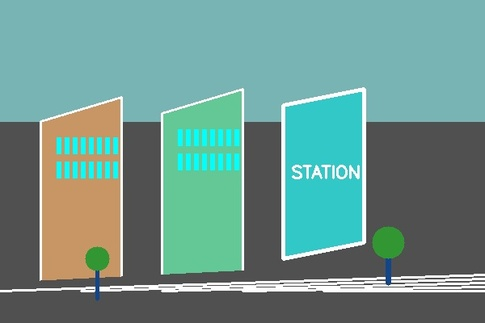
#> input picture sample_images/eye_level_view.jpg, 485 x 323 px, shrunk from 600 x 400 before the run
$ python demo.py
#> lines starting #> are read from the running program, lines starting #| are printed output that depends on the picture
### homography_matcher.py
#!/usr/bin/env python3
# -*- coding: utf-8 -*-
"""
OpenCV Homography Matcher
เปรียบเทียบภาพ Eye-Level กับ Top-Down โดยใช้ Feature Matching + Homography

Author: Your Name
Date: 2025-07-25
"""

import cv2
import numpy as np
import matplotlib.pyplot as plt
import argparse
import os
from typing import Tuple, Optional


class HomographyMatcher:
    """
    คลาสสำหรับเปรียบเทียบภาพด้วย Feature Matching และ Homography Transformation
    """

    def __init__(self, feature_detector='SIFT', min_match_count=10):
        """
        Initialize the HomographyMatcher

        Args:
            feature_detector (str): ประเภทของ feature detector ('SIFT', 'ORB', 'AKAZE')
            min_match_count (int): จำนวนการจับคู่ขั้นต่ำที่ต้องการ
        """
        self.min_match_count = min_match_count
        self.feature_detector = feature_detector

        # สร้าง feature detector และ matcher
        if feature_detector == 'SIFT':
            self.detector = cv2.SIFT_create()
            # FLANN matcher สำหรับ SIFT
            FLANN_INDEX_KDTREE = 1
            index_params = dict(algorithm=FLANN_INDEX_KDTREE, trees=5)
            search_params = dict(checks=50)
            self.matcher = cv2.FlannBasedMatcher(index_params, search_params)
        elif feature_detector == 'ORB':
            self.detector = cv2.ORB_create()
            # BFMatcher สำหรับ ORB
            self.matcher = cv2.BFMatcher(cv2.NORM_HAMMING, crossCheck=True)
        elif feature_detector == 'AKAZE':
            self.detector = cv2.AKAZE_create()
            self.matcher = cv2.BFMatcher(cv2.NORM_HAMMING, crossCheck=True)
        else:
            raise ValueError(f"Unsupported feature detector: {feature_detector}")

    def load_and_preprocess_image(self, image_path: str) -> np.ndarray:
        """
        โหลดและปรับแต่งภาพ

        Args:
            image_path (str): path ของภาพ

        Returns:
            np.ndarray: ภาพที่ปรับแต่งแล้ว
        """
        if not os.path.exists(image_path):
            raise FileNotFoundError(f"ไม่พบไฟล์ภาพ: {image_path}")

        img = cv2.imread(image_path)
        if img is None:
            raise ValueError(f"ไม่สามารถโหลดภาพได้: {image_path}")

        # แปลงเป็น grayscale
        gray = cv2.cvtColor(img, cv2.COLOR_BGR2GRAY)

        # ปรับ contrast และ brightness
        gray = cv2.convertScaleAbs(gray, alpha=1.2, beta=10)

        return img, gray

    def detect_and_compute_features(self, gray_img: np.ndarray) -> Tuple[list, np.ndarray]:
        """
        หา keypoints และ descriptors ในภาพ

        Args:
            gray_img (np.ndarray): ภาพ grayscale

        Returns:
            Tuple[list, np.ndarray]: keypoints และ descriptors
        """
        keypoints, descriptors = self.detector.detectAndCompute(gray_img, None)
        return keypoints, descriptors

    def match_features(self, desc1: np.ndarray, desc2: np.ndarray) -> list:
        """
        จับคู่ features ระหว่างสองภาพ

        Args:
            desc1 (np.ndarray): descriptors ของภาพแรก
            desc2 (np.ndarray): descriptors ของภาพที่สอง

        Returns:
            list: รายการของ good matches
        """
        if desc1 is None or desc2 is None:
            return []

        if self.feature_detector == 'SIFT':
            # ใช้ FLANN matcher สำหรับ SIFT
            matches = self.matcher.knnMatch(desc1, desc2, k=2)

            # Apply Lowe's ratio test
            good_matches = []
            for match_pair in matches:
                if len(match_pair) == 2:
                    m, n = match_pair
                    if m.distance < 0.7 * n.distance:
                        good_matches.append(m)
        else:
            # ใช้ BFMatcher สำหรับ ORB และ AKAZE
            matches = self.matcher.match(desc1, desc2)
            # เรียงลำดับตาม distance
            matches = sorted(matches, key=lambda x: x.distance)
            # เลือกเฉพาะ matches ที่ดี (25% แรก)
            good_matches = matches[:len(matches)//4]

        return good_matches

    def find_homography(self, kp1: list, kp2: list, matches: list) -> Optional[np.ndarray]:
        """
        หา Homography matrix จาก matched keypoints

        Args:
            kp1 (list): keypoints ของภาพแรก
            kp2 (list): keypoints ของภาพที่สอง
            matches (list): รายการของ good matches

        Returns:
            Optional[np.ndarray]: Homography matrix หรือ None
        """
        if len(matches) < self.min_match_count:
            print(f"จำนวน matches ไม่เพียงพอ: {len(matches)}/{self.min_match_count}")
            return None

        # แยก coordinates ของ matched points
        src_pts = np.float32([kp1[m.queryIdx].pt for m in matches]).reshape(-1, 1, 2)
        dst_pts = np.float32([kp2[m.trainIdx].pt for m in matches]).reshape(-1, 1, 2)

        # หา Homography matrix ด้วย RANSAC
        H, mask = cv2.findHomography(src_pts, dst_pts, cv2.RANSAC, 5.0)

        return H, mask

    def transform_image(self, img: np.ndarray, H: np.ndarray, target_shape: Tuple[int, int]) -> np.ndarray:
        """
        Transform ภาพด้วย Homography matrix

        Args:
            img (np.ndarray): ภาพต้นฉบับ
            H (np.ndarray): Homography matrix
            target_shape (Tuple[int, int]): ขนาดของภาพเป้าหมาย (width, height)

        Returns:
            np.ndarray: ภาพที่ถูก transform แล้ว
        """
        return cv2.warpPerspective(img, H, target_shape)

    def visualize_matches(self, img1: np.ndarray, kp1: list, img2: np.ndarray, kp2: list,
                         matches: list, H: Optional[np.ndarray] = None) -> np.ndarray:
        """
        แสดงผลการจับคู่ features

        Args:
            img1, img2: ภาพต้นฉบับ
            kp1, kp2: keypoints
            matches: รายการของ matches
            H: Homography matrix (optional)

        Returns:
            np.ndarray: ภาพที่แสดงผลการจับคู่
        """
        # สร้างภาพสำหรับแสดงผล matches
        draw_params = dict(matchColor=(0, 255, 0),    # สีเขียวสำหรับ matches
                          singlePointColor=None,
                          matchesMask=None,           # วาดทุก matches
                          flags=2)

        img_matches = cv2.drawMatches(img1, kp1, img2, kp2, matches, None, **draw_params)

        # ถ้ามี Homography แล้ว ให้วาดกรอบรอบวัตถุที่ตรงกัน
        if H is not None:
            h, w = img1.shape[:2]
            pts = np.float32([[0, 0], [w, 0], [w, h], [0, h]]).reshape(-1, 1, 2)
            dst = cv2.perspectiveTransform(pts, H)

            # วาดกรอบในภาพที่สอง
            img2_with_box = img2.copy()
            cv2.polylines(img2_with_box, [np.int32(dst)], True, (0, 0, 255), 3, cv2.LINE_AA)

            # รวมภาพ
            img_matches = cv2.drawMatches(img1, kp1, img2_with_box, kp2, matches, None, **draw_params)

        return img_matches

    def compare_images(self, eye_level_path: str, top_down_path: str,
                      output_dir: str = "output") -> dict:
        """
        เปรียบเทียบภาพ Eye-Level กับ Top-Down

        Args:
            eye_level_path (str): path ของภาพ eye-level
            top_down_path (str): path ของภาพ top-down
            output_dir (str): โฟลเดอร์สำหรับบันทึกผลลัพธ์

        Returns:
            dict: ผลลัพธ์การเปรียบเทียบ
        """
        # สร้างโฟลเดอร์ output
        os.makedirs(output_dir, exist_ok=True)

        print("🔍 กำลังโหลดและปรับแต่งภาพ...")

        # โหลดภาพ
        img1, gray1 = self.load_and_preprocess_image(eye_level_path)
        img2, gray2 = self.load_and_preprocess_image(top_down_path)

        print(f"📏 ขนาดภาพ Eye-Level: {img1.shape}")
        print(f"📏 ขนาดภาพ Top-Down: {img2.shape}")

        # หา features
        print(f"🔎 กำลังหา features ด้วย {self.feature_detector}...")
        kp1, desc1 = self.detect_and_compute_features(gray1)
        kp2, desc2 = self.detect_and_compute_features(gray2)

        print(f"✅ พบ keypoints ในภาพ Eye-Level: {len(kp1)}")
        print(f"✅ พบ keypoints ในภาพ Top-Down: {len(kp2)}")

        # จับคู่ features
        print("🔗 กำลังจับคู่ features...")
        matches = self.match_features(desc1, desc2)
        print(f"✅ พบ good matches: {len(matches)}")

        results = {
            'eye_level_keypoints': len(kp1),
            'top_down_keypoints': len(kp2),
            'total_matches': len(matches),
            'homography_found': False,
            'confidence_score': 0.0
        }

        if len(matches) >= self.min_match_count:
            # หา Homography
            print("📐 กำลังคำนวณ Homography matrix...")
            homography_result = self.find_homography(kp1, kp2, matches)

            if homography_result is not None:
                H, mask = homography_result
                matches_mask = mask.ravel().tolist()
                inlier_matches = [m for i, m in enumerate(matches) if matches_mask[i]]

                results['homography_found'] = True
                results['inlier_matches'] = len(inlier_matches)
                results['confidence_score'] = len(inlier_matches) / len(matches)

                print(f"✅ พบ Homography! Inlier matches: {len(inlier_matches)}/{len(matches)}")
                print(f"📊 Confidence Score: {results['confidence_score']:.2f}")

                # แสดงผลการจับคู่
                img_matches = self.visualize_matches(img1, kp1, img2, kp2, inlier_matches, H)

                # Transform ภาพ eye-level ให้เป็น top-down view
                h, w = img2.shape[:2]
                transformed_img = self.transform_image(img1, H, (w, h))

                # บันทึกผลลัพธ์
                cv2.imwrite(os.path.join(output_dir, "matches_visualization.jpg"), img_matches)
                cv2.imwrite(os.path.join(output_dir, "transformed_eye_level.jpg"), transformed_img)
                cv2.imwrite(os.path.join(output_dir, "original_top_down.jpg"), img2)

                # สร้างการเปรียบเทียบแบบเคียงข้างกัน
                comparison = np.hstack((transformed_img, img2))
                cv2.imwrite(os.path.join(output_dir, "comparison.jpg"), comparison)

                print(f"💾 บันทึกผลลัพธ์ในโฟลเดอร์: {output_dir}")

            else:
                print("❌ ไม่สามารถหา Homography ได้")
                # แสดงผล matches ที่มีอยู่
                img_matches = self.visualize_matches(img1, kp1, img2, kp2, matches[:50])  # แสดงแค่ 50 matches แรก
                cv2.imwrite(os.path.join(output_dir, "failed_matches.jpg"), img_matches)
        else:
            print(f"❌ จำนวน matches ไม่เพียงพอสำหรับการหา Homography ({len(matches)}/{self.min_match_count})")
            if len(matches) > 0:
                img_matches = self.visualize_matches(img1, kp1, img2, kp2, matches)
                cv2.imwrite(os.path.join(output_dir, "insufficient_matches.jpg"), img_matches)

        return results


# [47 lines left out: function main, not called in this run]


# [2 lines that do not run on import are left out]

### demo.py
#!/usr/bin/env python3
# -*- coding: utf-8 -*-
"""
การสาธิตการใช้งาน OpenCV Homography Matcher แบบง่าย
สำหรับผู้เริ่มต้น
"""

import cv2
import numpy as np
from homography_matcher import HomographyMatcher
import os


def simple_demo():
    """
    การสาธิตแบบง่าย ๆ
    """
    print("🎯 OpenCV Homography Matcher - การสาธิตแบบง่าย")
    print("=" * 60)
    print("โปรแกรมนี้จะเปรียบเทียบภาพ Eye-Level กับ Top-Down")
    print("เพื่อหาจุดที่ตรงกันและแปลงภาพจากมุมมองหนึ่งไปอีกมุมมองหนึ่ง")
    print("=" * 60)

    # ตรวจสอบว่ามีภาพตัวอย่างหรือไม่
    sample_paths = [
        ("sample_images/eye_level_view.jpg", "sample_images/top_down_view.jpg", "ภาพจำลองพื้นฐาน"),
        ("real_examples/campus_street_view.jpg", "real_examples/campus_map.jpg", "ภาพมหาวิทยาลัย"),
        ("real_examples/mall_interior.jpg", "real_examples/mall_map.jpg", "ภาพห้างสรรพสินค้า")
    ]

    available_samples = []
    for eye_path, top_path, description in sample_paths:
        if os.path.exists(eye_path) and os.path.exists(top_path):
            available_samples.append((eye_path, top_path, description))

    if not available_samples:
        print("❌ ไม่พบภาพตัวอย่าง กรุณารันคำสั่งต่อไปนี้ก่อน:")
        print("   python example_usage.py")
        print("   python create_realistic_examples.py")
        return

    print("📷 ภาพตัวอย่างที่พร้อมใช้งาน:")
    for i, (_, _, description) in enumerate(available_samples, 1):
        print(f"   {i}. {description}")

    print("\n🚀 เริ่มการทดสอบแบบอัตโนมัติ...")

    results_summary = []

    for i, (eye_path, top_path, description) in enumerate(available_samples, 1):
        print(f"\n📍 ทดสอบ {i}: {description}")
        print("-" * 40)

        # ทดสอบกับ detectors ต่าง ๆ
        detectors = ['SIFT', 'ORB', 'AKAZE']
        best_result = None
        best_detector = None
        best_score = 0

        for detector in detectors:
            try:
                print(f"   🔍 ทดสอบด้วย {detector}...", end="")

                matcher = HomographyMatcher(
                    feature_detector=detector,
                    min_match_count=5  # ลดค่าเพื่อให้ทำงานได้ง่ายขึ้น
                )

                output_dir = f"demo_results/test_{i}_{detector.lower()}"
                result = matcher.compare_images(eye_path, top_path, output_dir)
#> in load_and_preprocess_image, img is the input picture: shape (323, 485, 3); mean B, G, R 141.2, 149.3, 109
#> in load_and_preprocess_image, `gray = cv2.cvtColor(img, cv2.COLOR_BGR2GRAY)`:
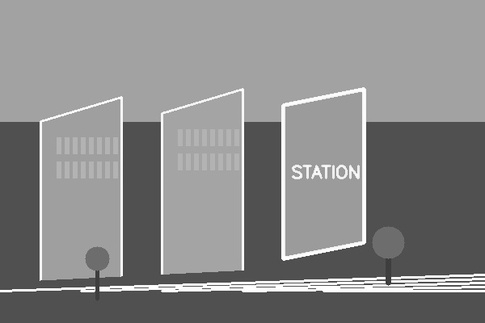
#> gray: shape (323, 485); min 38, max 255, mean 136.3
#> in load_and_preprocess_image, `gray = cv2.convertScaleAbs(gray, alpha=1.2, beta=10)`:
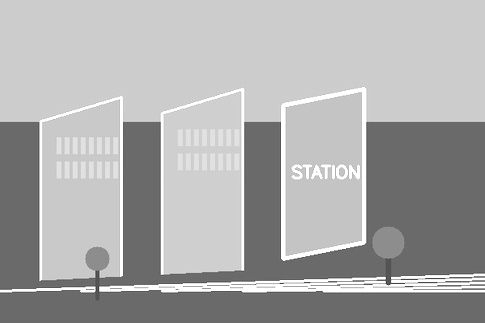
#> gray: shape (323, 485); min 56, max 255, mean 171.1
#> call 2 of load_and_preprocess_image, with image_path = 'sample_images/top_down_view.jpg'
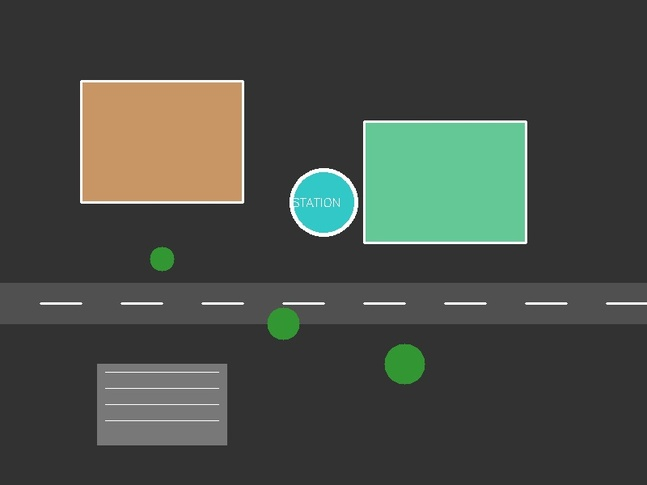
#> input picture sample_images/top_down_view.jpg, 647 x 485 px, shrunk from 800 x 600 before the run
#> in load_and_preprocess_image, img is the input picture: shape (485, 647, 3); mean B, G, R 68.2, 75, 69.8
#> in load_and_preprocess_image (call 2), `gray = cv2.convertScaleAbs(gray, alpha=1.2, beta=10)`:
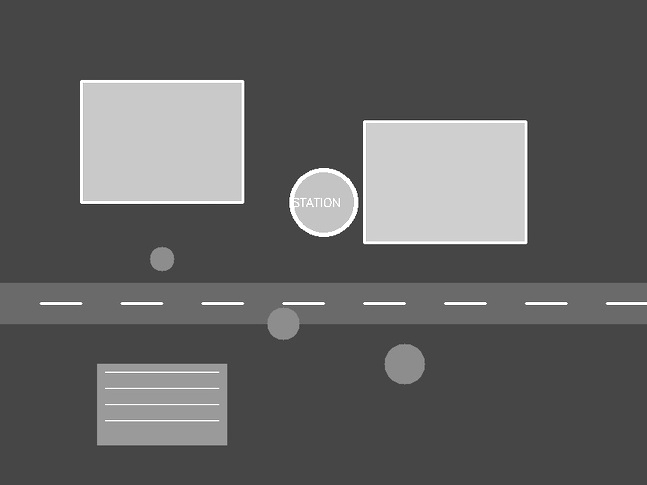
#> gray: shape (485, 647); min 34, max 255, mean 96.6
#| 📏 ขนาดภาพ Eye-Level: (323, 485, 3)
#| 📏 ขนาดภาพ Top-Down: (485, 647, 3)
#> in detect_and_compute_features, `keypoints, descriptors = self.detector.detectAndCompute(gray_img, None)`: keypoints = 148 keypoints; strongest (x, y, size): (102, 289, 4.1), (388, 282, 4.1), (83, 290, 4.1), (94, 288, 1.9)
#> in compare_images, `kp1, desc1 = self.detect_and_compute_features(gray1)`: kp1 has the same summary as keypoints in detect_and_compute_features
#> in detect_and_compute_features (call 2), `keypoints, descriptors = self.detector.detectAndCompute(gray_img, None)`: keypoints = 91 keypoints; strongest (x, y, size): (323, 303, 2.3), (203, 303, 2.3), (80, 303, 2.3), (123, 303, 2.3)
#> in compare_images, `kp2, desc2 = self.detect_and_compute_features(gray2)`: kp2 has the same summary as keypoints in detect_and_compute_features
#| ✅ พบ keypoints ในภาพ Eye-Level: 148
#| ✅ พบ keypoints ในภาพ Top-Down: 91
#> in match_features, `matches = self.matcher.knnMatch(desc1, desc2, k=2)`: matches = 148 matches
#> the loop in match_features, `for match_pair in matches:` made 148 passes
#> after the loop in match_features, `for match_pair in matches:`: good_matches = 6 matches
#| ✅ พบ good matches: 6
#> in compare_images, `results = { 'eye_level_keypoints': len(kp1), 'top_down_keypoints': len..`: results = {'eye_level_keypoints': 148, 'top_down_keypoints': 91, 'total_matches': 6, 'homography_found': False, 'confidence_score': 0}
#> in find_homography, `src_pts = np.float32([kp1[m.queryIdx].pt for m in matches]).reshape(-1..`: src_pts = [[248.3, 287.3], [311.1, 169.9], [316.6, 170.9], [329.6, 169.3], [341.6, 171.9], [465.6, 285.2]]
#> in find_homography, `dst_pts = np.float32([kp2[m.trainIdx].pt for m in matches]).reshape(-1..`: dst_pts = [[546.1, 303.3], [305.5, 201.3], [309.5, 202.7], [318.8, 200.4], [327.6, 202.4], [309.5, 202.7]]
#> in find_homography, `H, mask = cv2.findHomography(src_pts, dst_pts, cv2.RANSAC, 5.0)`: H = [[0.116, -2.06, 310.3], [0.0802, -1.35, 202.7], [0.000397, -0.00667, 1]]; mask = [0, 0, 0, 0, 0, 1]
#> in compare_images, `homography_result = self.find_homography(kp1, kp2, matches)`: homography_result = ([[0.116, -2.06, 310.3], [0.0802, -1.35, 202.7], [0.000397, -0.00667, 1]], [0, 0, 0, 0, 0, 1])
#> in compare_images, `H, mask = homography_result`: mask = [0, 0, 0, 0, 0, 1]
#> in compare_images, `inlier_matches = [m for i, m in enumerate(matches) if matches_mask[i]]`: inlier_matches = 1 matches
#| ✅ พบ Homography! Inlier matches: 1/6
#| 📊 Confidence Score: 0.17
#> in visualize_matches, `img_matches = cv2.drawMatches(img1, kp1, img2, kp2, matches, None, **d..`:
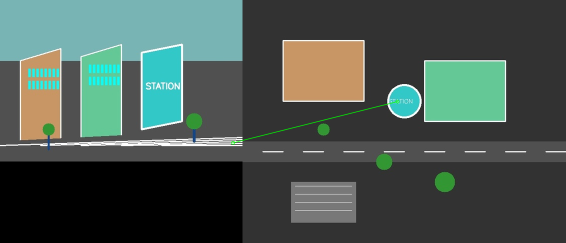
#> img_matches: shape (485, 1132, 3) (shown at 1/2 size); mean B, G, R 79.2, 85.6, 70.9
#> in visualize_matches, `dst = cv2.perspectiveTransform(pts, H)`: dst = [[310.3, 202.7], [307.3, 202.6], [309.2, 202.7], [306.3, 202.6]]
#> in transform_image, `return cv2.warpPerspective(img, H, target_shape)`:
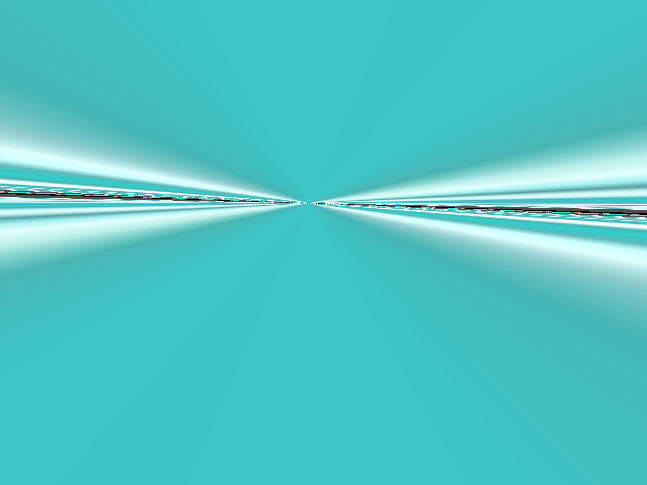
#> returned value: shape (485, 647, 3); mean of channels 0, 1, 2 197.2, 197.6, 78.7; drawn as B, G, R
#> in compare_images, `comparison = np.hstack((transformed_img, img2))`:
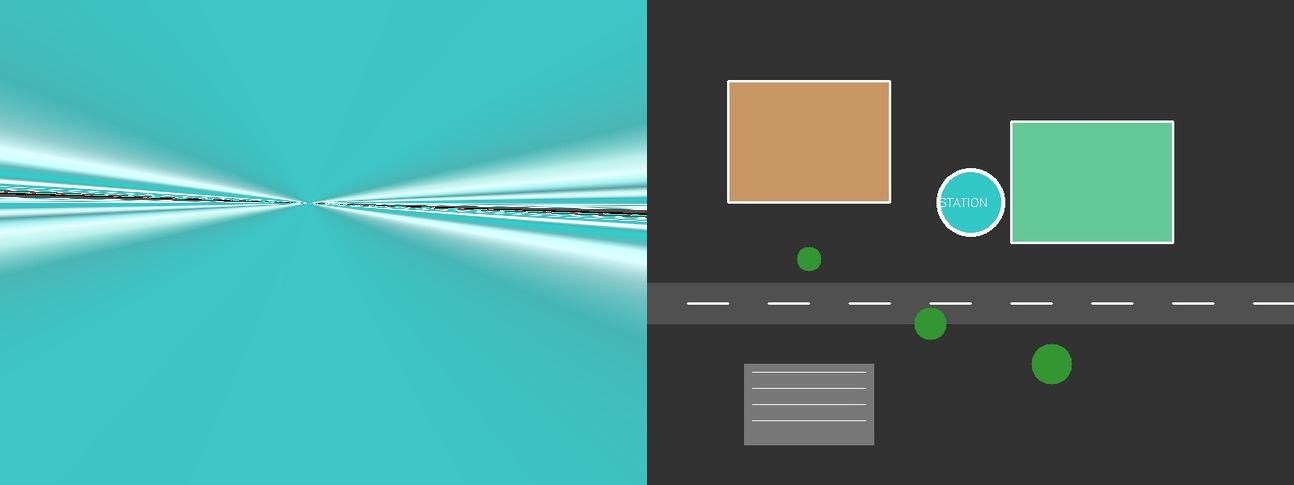
#> comparison: shape (485, 1294, 3); mean B, G, R 132.7, 136.3, 74.2
#> result = {'eye_level_keypoints': 148, 'top_down_keypoints': 91, 'total_matches': 6, 'homography_found': True, 'confidence_score': 0.167, 'inlier_matches': 1}

                if result['homography_found'] and result['confidence_score'] > best_score:
                    best_result = result
#> best_result has the same summary as result
                    best_detector = detector
                    best_score = result['confidence_score']
#> best_score = 0.167

                if result['homography_found']:
                    print(f" ✅ Score: {result['confidence_score']:.2f}")
#|  ✅ Score: 0.17
                else:
                    print(f" ❌ Matches: {result['total_matches']}")

            except Exception as e:
                print(f" ❌ Error")

        # สรุปผลลัพธ์ของแต่ละการทดสอบ
        if best_result:
            print(f"   🏆 ผลลัพธ์ที่ดีที่สุด: {best_detector} (Score: {best_score:.2f})")
#|    🏆 ผลลัพธ์ที่ดีที่สุด: AKAZE (Score: 0.67)
            results_summary.append({
                'test': description,
                'detector': best_detector,
                'score': best_score,
                'matches': best_result['total_matches'],
                'success': True
            })
        else:
            print(f"   ❌ ไม่สามารถหาความสัมพันธ์ได้")
            results_summary.append({
                'test': description,
                'detector': 'None',
                'score': 0,
                'matches': 0,
                'success': False
            })

    # แสดงสรุปผลรวม
    print("\n" + "=" * 60)
    print("📊 สรุปผลการทดสอบทั้งหมด")
    print("=" * 60)
    print(f"{'ภาพทดสอบ':<20} {'Detector':<8} {'Score':<8} {'Matches':<8} {'ผลลัพธ์'}")
    print("-" * 60)

    success_count = 0
    for result in results_summary:
        status = "✅ สำเร็จ" if result['success'] else "❌ ล้มเหลว"
        if result['success']:
            success_count += 1

        print(f"{result['test']:<20} {result['detector']:<8} {result['score']:<8.2f} "
              f"{result['matches']:<8} {status}")
#> this loop made 3 passes
#| ภาพจำลองพื้นฐาน      AKAZE    0.67     6        ✅ สำเร็จ
#| ภาพมหาวิทยาลัย       SIFT     0.50     10       ✅ สำเร็จ
#| ภาพห้างสรรพสินค้า    SIFT     0.40     15       ✅ สำเร็จ
#> after the loop, success_count = 3

    print("-" * 60)
    print(f"อัตราความสำเร็จ: {success_count}/{len(results_summary)} "
          f"({success_count/len(results_summary)*100:.1f}%)")
#| อัตราความสำเร็จ: 3/3 (100.0%)

    # คำแนะนำ
    print("\n💡 คำแนะนำการใช้งาน:")
    print("1. ผลลัพธ์ถูกบันทึกในโฟลเดอร์ demo_results/")
    print("2. ดูไฟล์ matches_visualization.jpg เพื่อดูการจับคู่ features")
    print("3. ดูไฟล์ comparison.jpg เพื่อเปรียบเทียบการ transform")
    print("4. Score ≥ 0.5 ถือว่าใช้งานได้")
    print("5. Score ≥ 0.7 ถือว่าเชื่อถือได้สูง")

    print("\n📚 ข้อมูลเพิ่มเติม:")
    print("• SIFT: แม่นยำที่สุด แต่ช้า")
    print("• ORB: เร็วที่สุด แต่อาจไม่แม่นยำ")
    print("• AKAZE: สมดุลระหว่างความเร็วและความแม่นยำ")

    print("\n🎮 การใช้งานต่อไป:")
    print("python cli.py --eye your_eye_level.jpg --top your_top_down.jpg")
    print("python cli.py --benchmark  # ทดสอบทุก detectors")


def explain_theory():
    """
    อธิบายทฤษฎีเบื้องหลัง
    """
    print("\n" + "=" * 60)
    print("📖 ทฤษฎีเบื้องหลัง OpenCV Homography Matching")
    print("=" * 60)

    print("\n🔍 1. Feature Detection (การหา Features)")
    print("   • ค้นหาจุดที่มีลักษณะเด่นในภาพ (corners, edges, blobs)")
    print("   • แต่ละจุดจะมี descriptor ที่อธิบายลักษณะของจุดนั้น")
    print("   • SIFT, ORB, AKAZE เป็น algorithms ที่ใช้หา features")

    print("\n🔗 2. Feature Matching (การจับคู่ Features)")
    print("   • เปรียบเทียบ descriptors ระหว่างสองภาพ")
    print("   • หาจุดที่มีลักษณะคล้ายกันที่สุด")
    print("   • กรอง matches ที่ไม่ดีออกด้วย Lowe's ratio test")

    print("\n📐 3. Homography Estimation")
    print("   • ใช้ matches ที่ได้มาคำนวณ transformation matrix")
    print("   • Homography เป็น matrix 3x3 ที่อธิบายการแปลงระหว่างภาพ")
    print("   • ใช้ RANSAC เพื่อกรอง outliers")

    print("\n🎯 4. การประยุกต์ใช้งาน")
    print("   • เปรียบเทียบภาพจากมุมมองต่างกัน")
    print("   • ตรวจจับวัตถุในภาพ")
    print("   • สร้าง panorama")
    print("   • Augmented Reality")
    print("   • การนำทางด้วยภาพ")


if __name__ == "__main__":
    simple_demo()
    explain_theory()
